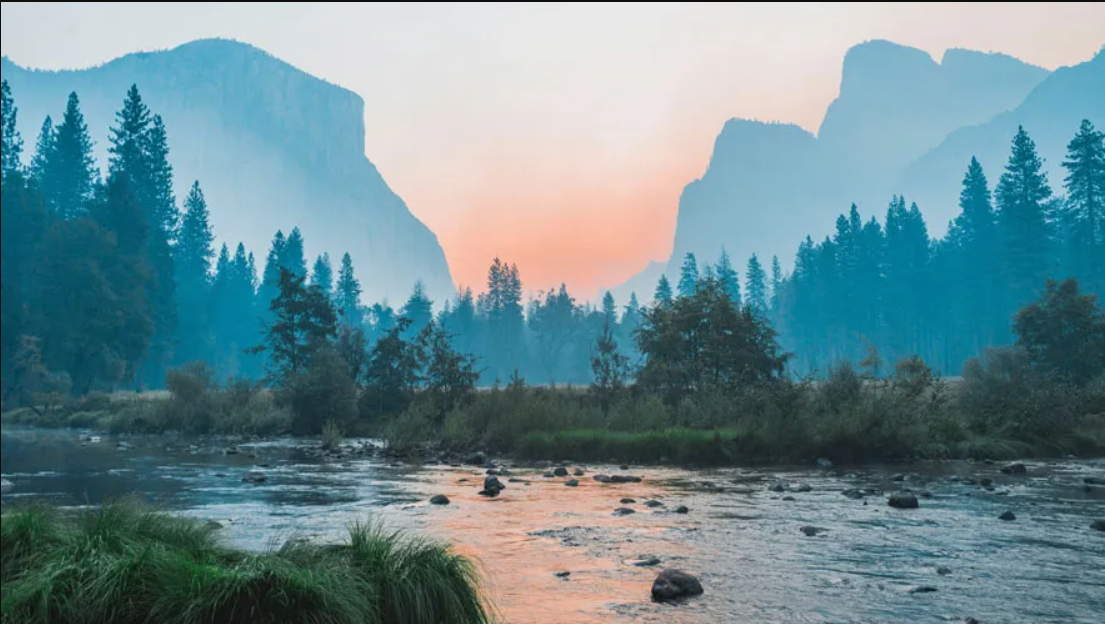
#> input picture project2/shoot.png, 1105 x 624 px
$ jupyter execute SOURCE.ipynb
#> lines starting #> are read from the running program, lines starting #| are printed output that depends on the picture
# <center>**Project 2 : IMAGE PROCESSING** </center>
**Subject**        : Applied Mathematics and Statistics for Imformation Technology <br>
**Student Name**   : Phạm Hồng Gia Bảo <br>
**Student ID**     : 21127014 <br>
**Class**          : 21CLC07 <br>

[cell 1]
import time # to count time compile and run code
import numpy as np
from PIL import Image
import matplotlib as mpl
import matplotlib.pyplot as plt

# 1. Brightness

[cell 2]
def adjust_Brightness(img, name_img):
    brightValue = 100
    result = np.uint8(np.clip(img + np.array([brightValue], dtype=np.int16), 0, 255))
    plt.figure() # create a new figure object
    plt.imshow(result)
    plt.title("Image After Adjust Brightness")
    plt.show()
    Image.fromarray(result).save(name_img.split('.')[0] + '_brightness_at_' + str(brightValue) +  '.png')

# 2. Constrast

[cell 3]
# [10 lines left out: function adjust_contrast, not called in this run]

# 3. Flip

[cell 4]
# [15 lines left out: function flipImg, not called in this run]

# 4. RGB to Grayscale/Sepia

#### 4.1 Graycolor

[cell 5]
# [8 lines left out: function grayScale, not called in this run]

#### 4.2 Sepia color

[cell 6]
# [12 lines left out: function sepiaColor, not called in this run]

#### 4.3 Convert Option

[cell 7]
# [8 lines left out: function convert_rgb, not called in this run]

# 5. Blur/Sharpen

#### 5.1 Blur

[cell 8]
# [25 lines left out: functions convolve_layer, blur_Img, not called in this run]

#### 5.1 Sharpen

[cell 9]
# [53 lines left out: functions blurforsharp, Sharpen, not called in this run]

#### 5.3 Option Blur/Sharpen

[cell 10]
# [8 lines left out: function blur_sharpen_img, not called in this run]

# 6. Crop in Center

[cell 11]
# [25 lines left out: function crop_img_center, not called in this run]

# 7. Circular Mask

[cell 12]
# [30 lines left out: function circular_Crop, not called in this run]

# 9. Diagonal Ellipses Frame

[cell 13]
# [29 lines left out: function ellipse_Crop, not called in this run]

[cell 14]
def processing_option(image, name_img, option):
    if (option == 0):
        for i in range(1, 9):
            new_img =  image
            processing_option(new_img, name_img, i)

    if (option == 1):
        start_time = time.time()
        adjust_Brightness(image, name_img)
        end_time = time.time()
        print('Running time for Adjusting Brightness : ', round(end_time - start_time, 3), 's')

    if (option == 2):
        start_time = time.time()
        adjust_contrast(image, name_img)
        end_time = time.time()
        print('Running time for Adjusting Contrast : ', round(end_time - start_time, 3), 's')

    if (option == 3):
        start_time = time.time()
        flipImg(image, name_img)
        end_time = time.time()
        print('Running time for Flip Image : ', round(end_time - start_time, 3), 's')

    if (option == 4):
        start_time = time.time()
        convert_rgb(image, name_img)
        end_time = time.time()
        print('Running time for Convert from RBG to Grayscale/Sepia : ', round(end_time - start_time, 3), 's')

    if (option == 5):
        start_time = time.time()
        blur_sharpen_img(image, name_img)
        end_time = time.time()
        print('Running time for Blur/Sharpen Image : ', round(end_time - start_time, 3), 's')

    if (option == 6):
        start_time = time.time()
        crop_img_center(image, name_img)
        end_time = time.time()
        print('Running time for Crop Image to Size (Crop in Center) : ', round(end_time - start_time, 3), 's')

    if (option == 7):
        start_time = time.time()
        circular_Crop(image, name_img)
        end_time = time.time()
        print('Running time for Crop Image in a Circular Frame : ', round(end_time - start_time, 3), 's')

    if (option == 8):
        start_time = time.time()
        ellipse_Crop(image, name_img)
        end_time = time.time()
        print('Running time for Crop Image in frame is 2 diagonal ellipses : ', round(end_time - start_time, 3), 's')

# Main

[cell 15]
def main():

    name_img =input("Enter image name : ") # shoot.png
#> the answer given: shoot.png
    image = Image.open(name_img)
#> image is the input picture: PIL image 1105x624 RGBA; mean R, G, B, A 107.9, 139.2, 146.6, 255
    image = np.array(image)

    # create a new figure object
    plt.figure()
    plt.imshow(image)
    plt.title("Original Image")
    plt.show()

    print('*************************** MAIN MENU *************************')
    print('#0   Do all tasks')
    print('#1   Adjust Brightness')
    print('#2   Adjust Contrast')
    print('#3   Flip Image (Vertical/Horizontal)')
    print('#4   Convert from RBG to Grayscale/Sepia')
    print('#5   Blur and Sharpen Image')
    print('#6   Crop Image to Size (Crop in Center)')
    print('#7   Crop Image in a Circular Frame')
    print('#8   Advanced: Crop Image in frame is 2 diagonal ellipses')
    print('***************************************************************')

    option= int(input('Enter option : '))
#> the answer given: 1
    processing_option(image, name_img, option)
#> in adjust_Brightness, `result = np.uint8(np.clip(img + np.array([brightValue], dtype=np.int16..`:
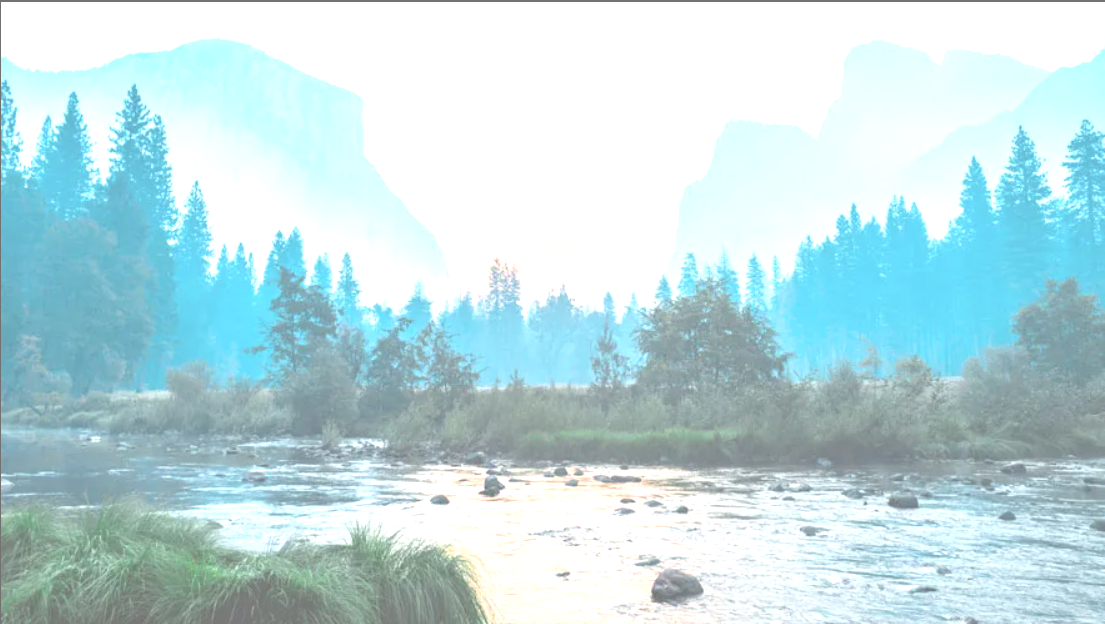
#> result: shape (624, 1105, 4); mean R, G, B, A 190, 220.4, 224.9, 255

main()
